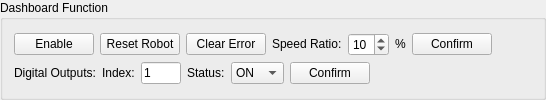
      <widget class="QGroupBox" name="boxDashboard">
       <property name="title">
        <string>Dashboard Function</string>
       </property>
       <layout class="QGridLayout" name="gridLayout_2">
        <item row="0" column="0">
         <layout class="QVBoxLayout" name="verticalLayout_2">
          <item>
           <layout class="QHBoxLayout" name="horizontalLayout_3">
            <item>
             <widget class="QPushButton" name="btnEnable">
              <property name="text">
               <string>Enable</string>
              </property>
             </widget>
            </item>
            <item>
             <widget class="QPushButton" name="btnReset">
              <property name="text">
               <string>Reset Robot</string>
              </property>
             </widget>
            </item>
            <item>
             <widget class="QPushButton" name="clearError">
              <property name="text">
               <string>Clear Error</string>
              </property>
             </widget>
            </item>
            <item>
             <widget class="QLabel" name="label_5">
              <property name="sizePolicy">
               <sizepolicy hsizetype="Preferred" vsizetype="Fixed">
                <horstretch>0</horstretch>
                <verstretch>0</verstretch>
               </sizepolicy>
              </property>
              <property name="text">
               <string>Speed Ratio:</string>
              </property>
             </widget>
            </item>
            <item>
             <widget class="QSpinBox" name="spinBox">
              <property name="value">
               <number>10</number>
              </property>
             </widget>
            </item>
            <item>
             <widget class="QLabel" name="label_6">
              <property name="sizePolicy">
               <sizepolicy hsizetype="Preferred" vsizetype="Fixed">
                <horstretch>0</horstretch>
                <verstretch>0</verstretch>
               </sizepolicy>
              </property>
              <property name="text">
               <string>%</string>
              </property>
             </widget>
            </item>
            <item>
             <widget class="QPushButton" name="btnConfirmSpeed">
              <property name="text">
               <string>Confirm</string>
              </property>
             </widget>
            </item>
            <item>
             <spacer name="horizontalSpacer_2">
              <property name="orientation">
               <enum>Qt::Horizontal</enum>
              </property>
              <property name="sizeHint" stdset="0">
               <size>
                <width>40</width>
                <height>20</height>
               </size>
              </property>
             </spacer>
            </item>
           </layout>
          </item>
          <item>
           <layout class="QHBoxLayout" name="horizontalLayout_4">
            <item>
             <widget class="QLabel" name="label_7">
              <property name="sizePolicy">
               <sizepolicy hsizetype="Fixed" vsizetype="Fixed">
                <horstretch>0</horstretch>
                <verstretch>0</verstretch>
               </sizepolicy>
              </property>
              <property name="text">
               <string>Digital Outputs:</string>
              </property>
             </widget>
            </item>
            <item>
             <widget class="QLabel" name="label_8">
              <property name="sizePolicy">
               <sizepolicy hsizetype="Fixed" vsizetype="Fixed">
                <horstretch>0</horstretch>
                <verstretch>0</verstretch>
               </sizepolicy>
              </property>
              <property name="text">
               <string>Index:</string>
              </property>
             </widget>
            </item>
            <item>
             <widget class="QLineEdit" name="editIndex">
              <property name="sizePolicy">
               <sizepolicy hsizetype="Fixed" vsizetype="Fixed">
                <horstretch>0</horstretch>
                <verstretch>0</verstretch>
               </sizepolicy>
              </property>
              <property name="maximumSize">
               <size>
                <width>40</width>
                <height>16777215</height>
               </size>
              </property>
              <property name="text">
               <string>1</string>
              </property>
             </widget>
            </item>
            <item>
             <widget class="QLabel" name="label_9">
              <property name="sizePolicy">
               <sizepolicy hsizetype="Fixed" vsizetype="Fixed">
                <horstretch>0</horstretch>
                <verstretch>0</verstretch>
               </sizepolicy>
              </property>
              <property name="text">
               <string>Status:</string>
              </property>
             </widget>
            </item>
            <item>
             <widget class="QComboBox" name="comboBoxStatus">
              <property name="sizePolicy">
               <sizepolicy hsizetype="Preferred" vsizetype="Fixed">
                <horstretch>0</horstretch>
                <verstretch>0</verstretch>
               </sizepolicy>
              </property>
              <item>
               <property name="text">
                <string>ON</string>
               </property>
              </item>
              <item>
               <property name="text">
                <string>OFF</string>
               </property>
              </item>
             </widget>
            </item>
            <item>
             <widget class="QPushButton" name="btnConfirmDO">
              <property name="sizePolicy">
               <sizepolicy hsizetype="Fixed" vsizetype="Fixed">
                <horstretch>0</horstretch>
                <verstretch>0</verstretch>
               </sizepolicy>
              </property>
              <property name="text">
               <string>Confirm</string>
              </property>
             </widget>
            </item>
            <item>
             <spacer name="horizontalSpacer_3">
              <property name="orientation">
               <enum>Qt::Horizontal</enum>
              </property>
              <property name="sizeHint" stdset="0">
               <size>
                <width>40</width>
                <height>20</height>
               </size>
              </property>
             </spacer>
            </item>
           </layout>
          </item>
         </layout>
        </item>
       </layout>
      </widget>
